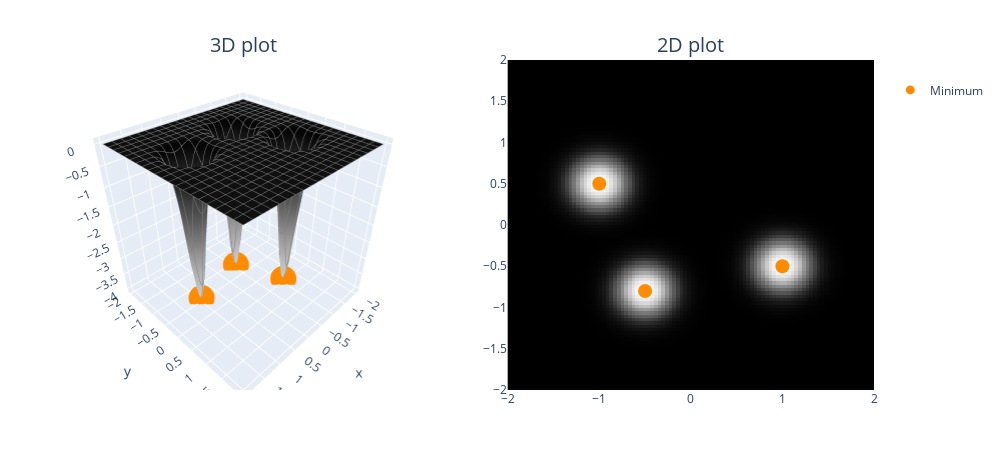

The code cell stored with this chart in its notebook:
### Markdown cell above
Note that the focus shouldn't be on figuring out "which one is the best optimizer" - this loss landscape (and other examples we'll give you) were specifically designed to be pathological, and exhibit interesting kinds of behaviours from optimizers. The focus should instead be on understanding how the characteristics of optimizers we discussed in the previous sections are reflected visually in the plots produced on these loss landscapes. Some questions you might want to ask:

- We discussed that Adam (and AdamW) center their first and second moments, so that the early values are large - otherwise they start off small and take a long time to grow. Is this reflected in the plots, i.e. with Adam/AdamW taking larger early steps relative to SGD or RMSprop?
- The momentum used in SGD and RMSprop causes acceleration until "terminal velocity", which is usually a higher cap than Adam and AdamW. Is this reflected in the step size (and the instability) of those optimizers? Do Adam and AdamW seem to adapt slightly faster when they enter new terrain?
- Are there any landscapes where weight decay is advantageous, and can you see why it would be?

Some more functions you might want to try out (with their minima marked on the plots):

### Code cell
def bivariate_gaussian(x, y, x_mean=0.0, y_mean=0.0, x_sig=1.0, y_sig=1.0):
    norm = 1 / (2 * np.pi * x_sig * y_sig)
    x_exp = 0.5 * ((x - x_mean) ** 2) / (x_sig**2)
    y_exp = 0.5 * ((y - y_mean) ** 2) / (y_sig**2)
    return norm * t.exp(-x_exp - y_exp)


means = [(1.0, -0.5), (-1.0, 0.5), (-0.5, -0.8)]


def neg_trimodal_func(x, y):
    """
    This function has 3 global minima, at `means`. Unstable methods can overshoot these minima, and
    non-adaptive methods can fail to converge to them in the first place given how shallow the
    gradients are everywhere except in the close vicinity of the minima.
    """
    z = -bivariate_gaussian(x, y, x_mean=means[0][0], y_mean=means[0][1], x_sig=0.2, y_sig=0.2)
    z -= bivariate_gaussian(x, y, x_mean=means[1][0], y_mean=means[1][1], x_sig=0.2, y_sig=0.2)
    z -= bivariate_gaussian(x, y, x_mean=means[2][0], y_mean=means[2][1], x_sig=0.2, y_sig=0.2)
    return z


plot_fn(neg_trimodal_func, x_range=(-2, 2), y_range=(-2, 2), min_points=means)

### Figure 1 — Plotly figure (JSON) as saved in the notebook; plotly's stock layout.template omitted (floating-point values rounded to 4 significant figures; data arrays with more than 128 entries replaced by an {"elided": "..."} marker saying what was removed)
{"data": [{"colorscale": [[0, "rgb(255,255,255)"], [0.125, "rgb(240,240,240)"], [0.25, "rgb(217,217,217)"], [0.375, "rgb(189,189,189)"], [0.5, "rgb(150,150,150)"], [0.625, "rgb(115,115,115)"], [0.75, "rgb(82,82,82)"], [0.875, "rgb(37,37,37)"], [1, "rgb(0,0,0)"]], "contours": {"x": {"color": "grey", "end": 2, "show": true, "size": 0.2, "start": -2}, "y": {"color": "grey", "end": 2, "show": true, "size": 0.2, "start": -2}}, "hovertemplate": "<b>x</b> = %{x:.2f}<br><b>y</b> = %{y:.2f}<br><b>z</b> = %{z:.2f}</b>", "scene": "scene", "showscale": false, "type": "surface", "x": [-2.0, -1.96, -1.919, -1.879, -1.838, -1.798, -1.758, -1.717, -1.677, -1.636, -1.596, -1.556, -1.515, -1.475, -1.434, -1.394, -1.354, -1.313, -1.273, -1.232, -1.192, -1.152, -1.111, -1.071, -1.03, -0.9899, -0.9495, -0.9091, -0.8687, -0.8283, -0.7879, -0.7475, -0.7071, -0.6667, -0.6263, -0.5859, -0.5455, -0.5051, -0.4646, -0.4242, -0.3838, -0.3434, -0.303, -0.2626, -0.2222, -0.1818, -0.1414, -0.101, -0.06061, -0.0202, 0.0202, 0.06061, 0.101, 0.1414, 0.1818, 0.2222, 0.2626, 0.303, 0.3434, 0.3838, 0.4242, 0.4646, 0.5051, 0.5455, 0.5859, 0.6263, 0.6667, 0.7071, 0.7475, 0.7879, 0.8283, 0.8687, 0.9091, 0.9495, 0.9899, 1.03, 1.071, 1.111, 1.152, 1.192, 1.232, 1.273, 1.313, 1.354, 1.394, 1.434, 1.475, 1.515, 1.556, 1.596, 1.636, 1.677, 1.717, 1.758, 1.798, 1.838, 1.879, 1.919, 1.96, 2.0], "y": [-2.0, -1.96, -1.919, -1.879, -1.838, -1.798, -1.758, -1.717, -1.677, -1.636, -1.596, -1.556, -1.515, -1.475, -1.434, -1.394, -1.354, -1.313, -1.273, -1.232, -1.192, -1.152, -1.111, -1.071, -1.03, -0.9899, -0.9495, -0.9091, -0.8687, -0.8283, -0.7879, -0.7475, -0.7071, -0.6667, -0.6263, -0.5859, -0.5455, -0.5051, -0.4646, -0.4242, -0.3838, -0.3434, -0.303, -0.2626, -0.2222, -0.1818, -0.1414, -0.101, -0.06061, -0.0202, 0.0202, 0.06061, 0.101, 0.1414, 0.1818, 0.2222, 0.2626, 0.303, 0.3434, 0.3838, 0.4242, 0.4646, 0.5051, 0.5455, 0.5859, 0.6263, 0.6667, 0.7071, 0.7475, 0.7879, 0.8283, 0.8687, 0.9091, 0.9495, 0.9899, 1.03, 1.071, 1.111, 1.152, 1.192, 1.232, 1.273, 1.313, 1.354, 1.394, 1.434, 1.475, 1.515, 1.556, 1.596, 1.636, 1.677, 1.717, 1.758, 1.798, 1.838, 1.879, 1.919, 1.96, 2.0], "z": {"elided": "100x100 float values"}}, {"colorscale": [[0, "rgb(255,255,255)"], [0.125, "rgb(240,240,240)"], [0.25, "rgb(217,217,217)"], [0.375, "rgb(189,189,189)"], [0.5, "rgb(150,150,150)"], [0.625, "rgb(115,115,115)"], [0.75, "rgb(82,82,82)"], [0.875, "rgb(37,37,37)"], [1, "rgb(0,0,0)"]], "customdata": {"elided": "100x100 float values"}, "hovertemplate": "<b>x</b> = %{x:.2f}<br><b>y</b> = %{y:.2f}<br><b>z</b> = %{customdata:.2f}</b>", "showscale": false, "type": "heatmap", "x": [-2.0, -1.96, -1.919, -1.879, -1.838, -1.798, -1.758, -1.717, -1.677, -1.636, -1.596, -1.556, -1.515, -1.475, -1.434, -1.394, -1.354, -1.313, -1.273, -1.232, -1.192, -1.152, -1.111, -1.071, -1.03, -0.9899, -0.9495, -0.9091, -0.8687, -0.8283, -0.7879, -0.7475, -0.7071, -0.6667, -0.6263, -0.5859, -0.5455, -0.5051, -0.4646, -0.4242, -0.3838, -0.3434, -0.303, -0.2626, -0.2222, -0.1818, -0.1414, -0.101, -0.06061, -0.0202, 0.0202, 0.06061, 0.101, 0.1414, 0.1818, 0.2222, 0.2626, 0.303, 0.3434, 0.3838, 0.4242, 0.4646, 0.5051, 0.5455, 0.5859, 0.6263, 0.6667, 0.7071, 0.7475, 0.7879, 0.8283, 0.8687, 0.9091, 0.9495, 0.9899, 1.03, 1.071, 1.111, 1.152, 1.192, 1.232, 1.273, 1.313, 1.354, 1.394, 1.434, 1.475, 1.515, 1.556, 1.596, 1.636, 1.677, 1.717, 1.758, 1.798, 1.838, 1.879, 1.919, 1.96, 2.0], "xaxis": "x", "y": [-2.0, -1.96, -1.919, -1.879, -1.838, -1.798, -1.758, -1.717, -1.677, -1.636, -1.596, -1.556, -1.515, -1.475, -1.434, -1.394, -1.354, -1.313, -1.273, -1.232, -1.192, -1.152, -1.111, -1.071, -1.03, -0.9899, -0.9495, -0.9091, -0.8687, -0.8283, -0.7879, -0.7475, -0.7071, -0.6667, -0.6263, -0.5859, -0.5455, -0.5051, -0.4646, -0.4242, -0.3838, -0.3434, -0.303, -0.2626, -0.2222, -0.1818, -0.1414, -0.101, -0.06061, -0.0202, 0.0202, 0.06061, 0.101, 0.1414, 0.1818, 0.2222, 0.2626, 0.303, 0.3434, 0.3838, 0.4242, 0.4646, 0.5051, 0.5455, 0.5859, 0.6263, 0.6667, 0.7071, 0.7475, 0.7879, 0.8283, 0.8687, 0.9091, 0.9495, 0.9899, 1.03, 1.071, 1.111, 1.152, 1.192, 1.232, 1.273, 1.313, 1.354, 1.394, 1.434, 1.475, 1.515, 1.556, 1.596, 1.636, 1.677, 1.717, 1.758, 1.798, 1.838, 1.879, 1.919, 1.96, 2.0], "yaxis": "y", "z": {"elided": "100x100 float values"}}, {"marker": {"color": "darkorange", "size": 9}, "mode": "markers", "name": "<br>Minimum<br>", "showlegend": true, "type": "scatter3d", "x": [1], "y": [-0.5], "z": [-3.979]}, {"marker": {"color": "darkorange", "size": 14}, "mode": "markers", "showlegend": false, "type": "scatter", "x": [1], "y": [-0.5]}, {"marker": {"color": "darkorange", "size": 9}, "mode": "markers", "name": "<br>Minimum<br>", "showlegend": false, "type": "scatter3d", "x": [-1], "y": [0.5], "z": [-3.979]}, {"marker": {"color": "darkorange", "size": 14}, "mode": "markers", "showlegend": false, "type": "scatter", "x": [-1], "y": [0.5]}, {"marker": {"color": "darkorange", "size": 9}, "mode": "markers", "name": "<br>Minimum<br>", "showlegend": false, "type": "scatter3d", "x": [-0.5], "y": [-0.8], "z": [-3.979]}, {"marker": {"color": "darkorange", "size": 14}, "mode": "markers", "showlegend": false, "type": "scatter", "x": [-0.5], "y": [-0.8]}], "layout": {"annotations": [{"font": {"size": 20}, "showarrow": false, "text": "3D plot", "x": 0.225, "xanchor": "center", "xref": "paper", "y": 1, "yanchor": "bottom", "yref": "paper"}, {"font": {"size": 20}, "showarrow": false, "text": "2D plot", "x": 0.775, "xanchor": "center", "xref": "paper", "y": 1, "yanchor": "bottom", "yref": "paper"}], "height": 450, "margin": {"b": 60, "l": 60, "r": 60, "t": 60}, "scene": {"aspectmode": "cube", "domain": {"x": [0, 0.45], "y": [0, 1]}}, "title": {"font": {"size": 40}}, "width": 1000, "xaxis": {"anchor": "y", "domain": [0.55, 1], "range": [-2, 2]}, "yaxis": {"anchor": "x", "domain": [0, 1], "range": [-2, 2]}}}
